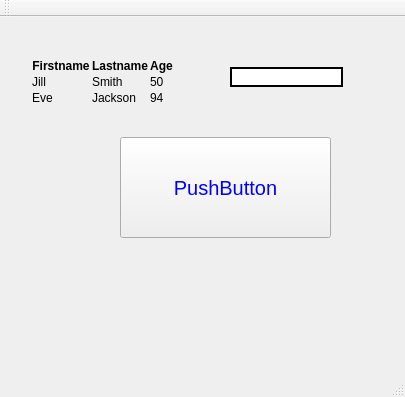
<?xml version="1.0" encoding="UTF-8"?>
<ui version="4.0">
 <class>MainWindow</class>
 <widget class="QMainWindow" name="MainWindow">
  <property name="geometry">
   <rect>
    <x>0</x>
    <y>0</y>
    <width>405</width>
    <height>397</height>
   </rect>
  </property>
  <property name="windowTitle">
   <string>MainWindow</string>
  </property>
  <property name="styleSheet">
   <string notr="true">background-image: url(:/resource/img/logo.png);
background-repeat: no-repeat;
background-size: 400px 400px;</string>
  </property>
  <widget class="QWidget" name="centralWidget">
   <widget class="QLabel" name="label">
    <property name="geometry">
     <rect>
      <x>30</x>
      <y>30</y>
      <width>151</width>
      <height>71</height>
     </rect>
    </property>
    <property name="text">
     <string>&lt;table style=&quot;width:100%&quot;&gt;
  &lt;tr&gt;
    &lt;th&gt;Firstname&lt;/th&gt;
    &lt;th&gt;Lastname&lt;/th&gt; 
    &lt;th&gt;Age&lt;/th&gt;
  &lt;/tr&gt;
  &lt;tr&gt;
    &lt;td&gt;Jill&lt;/td&gt;
    &lt;td&gt;Smith&lt;/td&gt; 
    &lt;td&gt;50&lt;/td&gt;
  &lt;/tr&gt;
  &lt;tr&gt;
    &lt;td&gt;Eve&lt;/td&gt;
    &lt;td&gt;Jackson&lt;/td&gt; 
    &lt;td&gt;94&lt;/td&gt;
  &lt;/tr&gt;
&lt;/table&gt;</string>
    </property>
   </widget>
   <widget class="QPushButton" name="pushButton">
    <property name="geometry">
     <rect>
      <x>120</x>
      <y>120</y>
      <width>211</width>
      <height>101</height>
     </rect>
    </property>
    <property name="styleSheet">
     <string notr="true">color: blue;
font: bold italic large &quot;Times New Roman&quot;;
font-size: 20px;</string>
    </property>
    <property name="text">
     <string>PushButton</string>
    </property>
   </widget>
   <widget class="QLineEdit" name="lineEdit">
    <property name="geometry">
     <rect>
      <x>230</x>
      <y>50</y>
      <width>113</width>
      <height>20</height>
     </rect>
    </property>
    <property name="styleSheet">
     <string notr="true">border: 2px solid;</string>
    </property>
   </widget>
  </widget>
  <widget class="QMenuBar" name="menuBar">
   <property name="geometry">
    <rect>
     <x>0</x>
     <y>0</y>
     <width>405</width>
     <height>21</height>
    </rect>
   </property>
  </widget>
  <widget class="QToolBar" name="mainToolBar">
   <attribute name="toolBarArea">
    <enum>TopToolBarArea</enum>
   </attribute>
   <attribute name="toolBarBreak">
    <bool>false</bool>
   </attribute>
  </widget>
  <widget class="QStatusBar" name="statusBar"/>
 </widget>
 <layoutdefault spacing="6" margin="11"/>
 <resources/>
 <connections/>
</ui>
